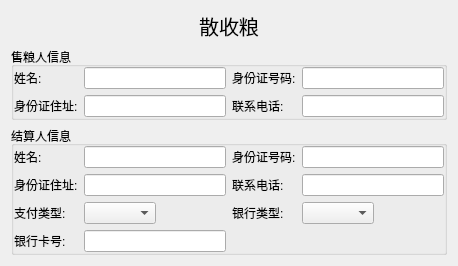
                <widget class="QWidget" name="page_3">
                 <layout class="QVBoxLayout" name="verticalLayout" stretch="1,3,5">
                  <item>
                   <widget class="QLabel" name="label_20">
                    <property name="font">
                     <font>
                      <pointsize>15</pointsize>
                     </font>
                    </property>
                    <property name="text">
                     <string>散收粮</string>
                    </property>
                    <property name="alignment">
                     <set>Qt::AlignCenter</set>
                    </property>
                   </widget>
                  </item>
                  <item>
                   <widget class="QGroupBox" name="groupBox">
                    <property name="title">
                     <string>售粮人信息</string>
                    </property>
                    <layout class="QGridLayout" name="gridLayout_5">
                     <property name="leftMargin">
                      <number>0</number>
                     </property>
                     <property name="topMargin">
                      <number>0</number>
                     </property>
                     <property name="rightMargin">
                      <number>0</number>
                     </property>
                     <property name="bottomMargin">
                      <number>0</number>
                     </property>
                     <item row="0" column="0">
                      <widget class="QLabel" name="label_18">
                       <property name="text">
                        <string>姓名:</string>
                       </property>
                      </widget>
                     </item>
                     <item row="0" column="1">
                      <widget class="QLineEdit" name="editSellerName"/>
                     </item>
                     <item row="0" column="2">
                      <widget class="QLabel" name="label_19">
                       <property name="text">
                        <string>身份证号码:</string>
                       </property>
                      </widget>
                     </item>
                     <item row="0" column="3">
                      <widget class="QLineEdit" name="editSellerNum"/>
                     </item>
                     <item row="1" column="0">
                      <widget class="QLabel" name="label_21">
                       <property name="text">
                        <string>身份证住址:</string>
                       </property>
                      </widget>
                     </item>
                     <item row="1" column="1">
                      <widget class="QLineEdit" name="editSellerAddress"/>
                     </item>
                     <item row="1" column="2">
                      <widget class="QLabel" name="label_22">
                       <property name="text">
                        <string>联系电话:</string>
                       </property>
                      </widget>
                     </item>
                     <item row="1" column="3">
                      <widget class="QLineEdit" name="editSellerPhone"/>
                     </item>
                    </layout>
                   </widget>
                  </item>
                  <item>
                   <widget class="QGroupBox" name="groupBox_2">
                    <property name="title">
                     <string>结算人信息</string>
                    </property>
                    <layout class="QGridLayout" name="gridLayout_4">
                     <property name="leftMargin">
                      <number>0</number>
                     </property>
                     <property name="topMargin">
                      <number>0</number>
                     </property>
                     <property name="rightMargin">
                      <number>0</number>
                     </property>
                     <property name="bottomMargin">
                      <number>0</number>
                     </property>
                     <item row="0" column="0">
                      <widget class="QLabel" name="label_23">
                       <property name="text">
                        <string>姓名:</string>
                       </property>
                      </widget>
                     </item>
                     <item row="0" column="1" colspan="2">
                      <widget class="QLineEdit" name="editPayeeName"/>
                     </item>
                     <item row="0" column="3">
                      <widget class="QLabel" name="label_24">
                       <property name="text">
                        <string>身份证号码:</string>
                       </property>
                      </widget>
                     </item>
                     <item row="0" column="4" colspan="2">
                      <widget class="QLineEdit" name="editPayeeNum"/>
                     </item>
                     <item row="1" column="0">
                      <widget class="QLabel" name="label_25">
                       <property name="text">
                        <string>身份证住址:</string>
                       </property>
                      </widget>
                     </item>
                     <item row="1" column="1" colspan="2">
                      <widget class="QLineEdit" name="editPayeeAddress"/>
                     </item>
                     <item row="1" column="3">
                      <widget class="QLabel" name="label_26">
                       <property name="text">
                        <string>联系电话:</string>
                       </property>
                      </widget>
                     </item>
                     <item row="1" column="4" colspan="2">
                      <widget class="QLineEdit" name="editPayeePhone"/>
                     </item>
                     <item row="2" column="0">
                      <widget class="QLabel" name="label_27">
                       <property name="text">
                        <string>支付类型:</string>
                       </property>
                      </widget>
                     </item>
                     <item row="2" column="1">
                      <widget class="QComboBox" name="cbxPayType"/>
                     </item>
                     <item row="2" column="2">
                      <spacer name="horizontalSpacer_6">
                       <property name="orientation">
                        <enum>Qt::Horizontal</enum>
                       </property>
                       <property name="sizeHint" stdset="0">
                        <size>
                         <width>64</width>
                         <height>20</height>
                        </size>
                       </property>
                      </spacer>
                     </item>
                     <item row="2" column="3">
                      <widget class="QLabel" name="label_28">
                       <property name="text">
                        <string>银行类型:</string>
                       </property>
                      </widget>
                     </item>
                     <item row="2" column="4">
                      <widget class="QComboBox" name="cbxBankType"/>
                     </item>
                     <item row="2" column="5">
                      <spacer name="horizontalSpacer_7">
                       <property name="orientation">
                        <enum>Qt::Horizontal</enum>
                       </property>
                       <property name="sizeHint" stdset="0">
                        <size>
                         <width>64</width>
                         <height>20</height>
                        </size>
                       </property>
                      </spacer>
                     </item>
                     <item row="3" column="0">
                      <widget class="QLabel" name="label_29">
                       <property name="text">
                        <string>银行卡号:</string>
                       </property>
                      </widget>
                     </item>
                     <item row="3" column="1" colspan="2">
                      <widget class="QLineEdit" name="editBankNum"/>
                     </item>
                    </layout>
                   </widget>
                  </item>
                 </layout>
                </widget>
